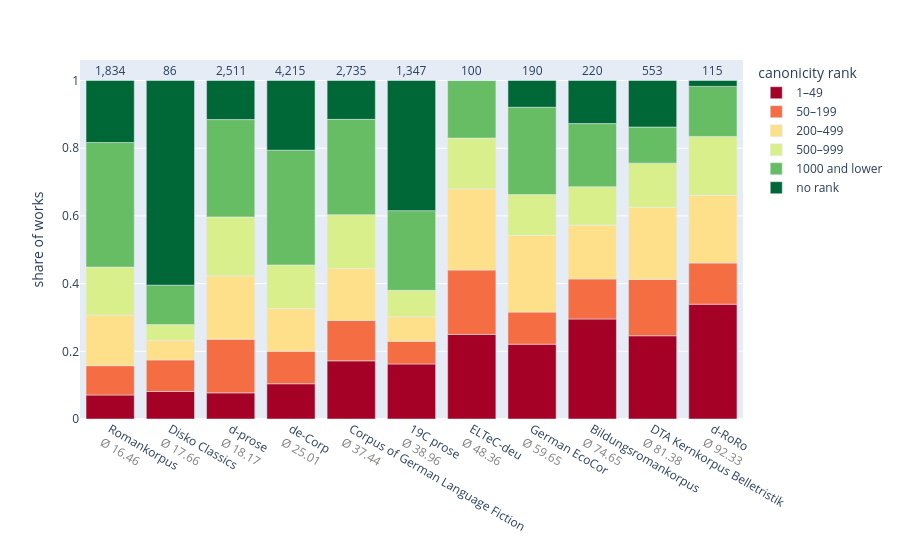

Here is the notebook cell this chart was saved with:
### Code cell
rank_cols = [
    '1–49', '50–199', '200–499',
    '500–999', '1000 and lower', 'no rank'
]

df_plot = (
    overview_df
    .query("corpus!='01_translated-fiction' and corpus!='03_de-corp-non-fiction'")
    .sort_values(by='mean_canonicity_score')
)

df_plot['corpus'] = df_plot['corpus'].replace({
    '01_german-fiction' : 'Corpus of German Language Fiction',
    '03_de-corp' : 'de-Corp',
    '04_d-prose' : 'd-prose',
    '05_ELTeC-deu' : 'ELTeC-deu',
    '06_romane-der-romantik' : 'd-RoRo',
    '07_bildungsromane' : 'Bildungsromankorpus',
    '08_roko' : 'Romankorpus',
    '09_ecocor' : 'German EcoCor',
    '10_19C-prose' : '19C prose',
    '11_dta-belletristik' : 'DTA Kernkorpus Belletristik',
    '12_diskoclassics' : 'Disko Classics'
})

# (a) red -> green, one color per segment
colors = px.colors.sample_colorscale('RdYlGn', [i / (len(rank_cols) - 1) for i in range(len(rank_cols))])

fig = px.bar(
    df_plot,
    x='corpus',
    y=rank_cols,
    color_discrete_sequence=colors,
)

# (b) n_work above each stacked bar
totals = df_plot[rank_cols].sum(axis=1)
for corpus, total, n in zip(df_plot['corpus'], totals, df_plot['n_work']):
    fig.add_annotation(
        x=corpus, y=total,
        text=f"{n:,}",
        showarrow=False,
        yshift=10,
    )

# (c) mean canonicity score under each bar, as a second line of the tick label
fig.update_xaxes(
    tickmode='array',
    tickvals=df_plot['corpus'],
    ticktext=[
        f"{c}<br><span style='color:grey'>Ø {s:.2f}</span>"
        for c, s in zip(df_plot['corpus'], df_plot['mean_canonicity_score'])
    ],
)

fig.update_layout(
    margin=dict(t=60),
    yaxis_title='share of works',
    xaxis_title=None,
    legend_title='canonicity rank'
)
fig.show()

### Figure 1 — Plotly figure (JSON) as saved in the notebook; plotly's stock layout.template omitted (floating-point values rounded to 4 significant figures)
{"data": [{"hovertemplate": "variable=1–49<br>corpus=%{x}<br>value=%{y}<extra></extra>", "legendgroup": "1–49", "marker": {"color": "rgb(165, 0, 38)", "pattern": {"shape": ""}}, "name": "1–49", "orientation": "v", "showlegend": true, "textposition": "auto", "type": "bar", "x": ["Romankorpus", "Disko Classics", "d-prose", "de-Corp", "Corpus of German Language Fiction", "19C prose", "ELTeC-deu", "German EcoCor", "Bildungsromankorpus", "DTA Kernkorpus Belletristik", "d-RoRo"], "xaxis": "x", "y": [0.07088, 0.0814, 0.07726, 0.1042, 0.1718, 0.1626, 0.25, 0.2211, 0.2955, 0.2459, 0.3391], "yaxis": "y"}, {"hovertemplate": "variable=50–199<br>corpus=%{x}<br>value=%{y}<extra></extra>", "legendgroup": "50–199", "marker": {"color": "rgb(244, 109, 67)", "pattern": {"shape": ""}}, "name": "50–199", "orientation": "v", "showlegend": true, "textposition": "auto", "type": "bar", "x": ["Romankorpus", "Disko Classics", "d-prose", "de-Corp", "Corpus of German Language Fiction", "19C prose", "ELTeC-deu", "German EcoCor", "Bildungsromankorpus", "DTA Kernkorpus Belletristik", "d-RoRo"], "xaxis": "x", "y": [0.0867, 0.09302, 0.1581, 0.09585, 0.1192, 0.06682, 0.19, 0.09474, 0.1182, 0.1664, 0.1217], "yaxis": "y"}, {"hovertemplate": "variable=200–499<br>corpus=%{x}<br>value=%{y}<extra></extra>", "legendgroup": "200–499", "marker": {"color": "rgb(254, 224, 139)", "pattern": {"shape": ""}}, "name": "200–499", "orientation": "v", "showlegend": true, "textposition": "auto", "type": "bar", "x": ["Romankorpus", "Disko Classics", "d-prose", "de-Corp", "Corpus of German Language Fiction", "19C prose", "ELTeC-deu", "German EcoCor", "Bildungsromankorpus", "DTA Kernkorpus Belletristik", "d-RoRo"], "xaxis": "x", "y": [0.1494, 0.05814, 0.1876, 0.1262, 0.1539, 0.07275, 0.24, 0.2263, 0.1591, 0.2134, 0.2], "yaxis": "y"}, {"hovertemplate": "variable=500–999<br>corpus=%{x}<br>value=%{y}<extra></extra>", "legendgroup": "500–999", "marker": {"color": "rgb(217, 239, 139)", "pattern": {"shape": ""}}, "name": "500–999", "orientation": "v", "showlegend": true, "textposition": "auto", "type": "bar", "x": ["Romankorpus", "Disko Classics", "d-prose", "de-Corp", "Corpus of German Language Fiction", "19C prose", "ELTeC-deu", "German EcoCor", "Bildungsromankorpus", "DTA Kernkorpus Belletristik", "d-RoRo"], "xaxis": "x", "y": [0.1418, 0.04651, 0.174, 0.1288, 0.1587, 0.07795, 0.15, 0.1211, 0.1136, 0.1302, 0.1739], "yaxis": "y"}, {"hovertemplate": "variable=1000 and lower<br>corpus=%{x}<br>value=%{y}<extra></extra>", "legendgroup": "1000 and lower", "marker": {"color": "rgb(102, 189, 99)", "pattern": {"shape": ""}}, "name": "1000 and lower", "orientation": "v", "showlegend": true, "textposition": "auto", "type": "bar", "x": ["Romankorpus", "Disko Classics", "d-prose", "de-Corp", "Corpus of German Language Fiction", "19C prose", "ELTeC-deu", "German EcoCor", "Bildungsromankorpus", "DTA Kernkorpus Belletristik", "d-RoRo"], "xaxis": "x", "y": [0.368, 0.1163, 0.2875, 0.339, 0.2815, 0.2353, 0.17, 0.2579, 0.1864, 0.1067, 0.1478], "yaxis": "y"}, {"hovertemplate": "variable=no rank<br>corpus=%{x}<br>value=%{y}<extra></extra>", "legendgroup": "no rank", "marker": {"color": "rgb(0, 104, 55)", "pattern": {"shape": ""}}, "name": "no rank", "orientation": "v", "showlegend": true, "textposition": "auto", "type": "bar", "x": ["Romankorpus", "Disko Classics", "d-prose", "de-Corp", "Corpus of German Language Fiction", "19C prose", "ELTeC-deu", "German EcoCor", "Bildungsromankorpus", "DTA Kernkorpus Belletristik", "d-RoRo"], "xaxis": "x", "y": [0.1832, 0.6047, 0.1155, 0.2059, 0.1148, 0.3846, 0.0, 0.07895, 0.1273, 0.1374, 0.01739], "yaxis": "y"}], "layout": {"annotations": [{"showarrow": false, "text": "1,834", "x": "Romankorpus", "y": 1.0, "yshift": 10}, {"showarrow": false, "text": "86", "x": "Disko Classics", "y": 1, "yshift": 10}, {"showarrow": false, "text": "2,511", "x": "d-prose", "y": 1, "yshift": 10}, {"showarrow": false, "text": "4,215", "x": "de-Corp", "y": 1, "yshift": 10}, {"showarrow": false, "text": "2,735", "x": "Corpus of German Language Fiction", "y": 1, "yshift": 10}, {"showarrow": false, "text": "1,347", "x": "19C prose", "y": 1, "yshift": 10}, {"showarrow": false, "text": "100", "x": "ELTeC-deu", "y": 1, "yshift": 10}, {"showarrow": false, "text": "190", "x": "German EcoCor", "y": 1, "yshift": 10}, {"showarrow": false, "text": "220", "x": "Bildungsromankorpus", "y": 1, "yshift": 10}, {"showarrow": false, "text": "553", "x": "DTA Kernkorpus Belletristik", "y": 1, "yshift": 10}, {"showarrow": false, "text": "115", "x": "d-RoRo", "y": 1, "yshift": 10}], "barmode": "relative", "legend": {"title": {"text": "canonicity rank"}, "tracegroupgap": 0}, "margin": {"t": 60}, "xaxis": {"anchor": "y", "domain": [0, 1], "tickmode": "array", "ticktext": ["Romankorpus<br><span style='color:grey'>Ø 16.46</span>", "Disko Classics<br><span style='color:grey'>Ø 17.66</span>", "d-prose<br><span style='color:grey'>Ø 18.17</span>", "de-Corp<br><span style='color:grey'>Ø 25.01</span>", "Corpus of German Language Fiction<br><span style='color:grey'>Ø 37.44</span>", "19C prose<br><span style='color:grey'>Ø 38.96</span>", "ELTeC-deu<br><span style='color:grey'>Ø 48.36</span>", "German EcoCor<br><span style='color:grey'>Ø 59.65</span>", "Bildungsromankorpus<br><span style='color:grey'>Ø 74.65</span>", "DTA Kernkorpus Belletristik<br><span style='color:grey'>Ø 81.38</span>", "d-RoRo<br><span style='color:grey'>Ø 92.33</span>"], "tickvals": ["Romankorpus", "Disko Classics", "d-prose", "de-Corp", "Corpus of German Language Fiction", "19C prose", "ELTeC-deu", "German EcoCor", "Bildungsromankorpus", "DTA Kernkorpus Belletristik", "d-RoRo"], "title": {}}, "yaxis": {"anchor": "x", "domain": [0, 1], "title": {"text": "share of works"}}}}
